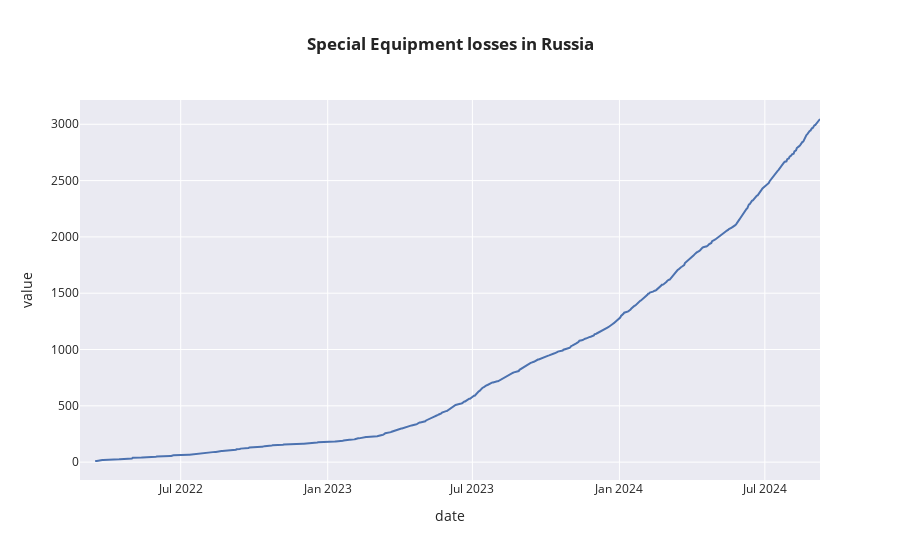

Notebook code cell kept with this figure:
### Code cell
fig=px.line(df2,x='date',y=['special equipment'],template='seaborn',title='<b>Special Equipment losses in Russia')
fig.update_traces(showlegend=False)
fig.show()

### Figure 1 — Plotly figure (JSON) as saved in the notebook; plotly's stock layout.template omitted (floating-point values rounded to 4 significant figures; data arrays with more than 128 entries replaced by an {"elided": "..."} marker saying what was removed)
{"data": [{"hovertemplate": "variable=special equipment<br>date=%{x}<br>value=%{y}<extra></extra>", "legendgroup": "special equipment", "line": {"color": "rgb(76,114,176)", "dash": "solid"}, "marker": {"symbol": "circle"}, "mode": "lines", "name": "special equipment", "orientation": "v", "showlegend": false, "type": "scatter", "x": {"elided": "927 str values"}, "xaxis": "x", "y": {"elided": "927 int values"}, "yaxis": "y"}], "layout": {"autosize": true, "legend": {"title": {"text": "variable"}, "tracegroupgap": 0}, "title": {"text": "<b>Special Equipment losses in Russia"}, "xaxis": {"anchor": "y", "autorange": true, "domain": [0, 1], "range": ["2022-02-25", "2024-09-08"], "title": {"text": "date"}, "type": "date"}, "yaxis": {"anchor": "x", "autorange": true, "domain": [0, 1], "range": [-158.7, 3216.0], "title": {"text": "value"}, "type": "linear"}}}
